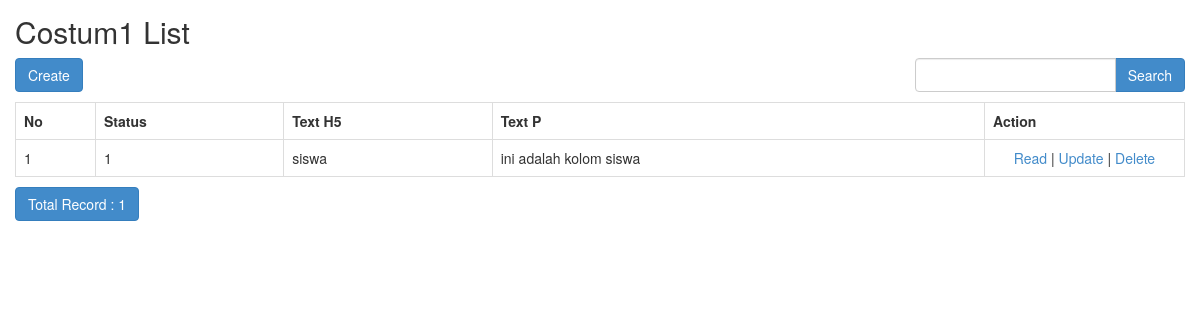
The app's page /sekolah/index.php/costum1 with its own data.
### tables this page shows
CREATE TABLE `costum1` (
  `id` int(11) NOT NULL,
  `status` int(1) NOT NULL,
  `text_h5` varchar(250) NOT NULL,
  `text_p` varchar(250) NOT NULL
);

### sekolah/application/controllers/Costum1.php (called while the page is built, shortened)
<?php
class Costum1 extends CI_Controller
{
    function __construct()
    {
        $this->load->model('Costum1_model');
        $this->load->library('form_validation');
    }
    public function index()
    {
        $q = urldecode($this->input->get('q', TRUE));
        $start = intval($this->input->get('start'));
        if ($q <> '') {
            $config['base_url'] = base_url() . 'costum1/index.html?q=' . urlencode($q);
            $config['first_url'] = base_url() . 'costum1/index.html?q=' . urlencode($q);
        } else {
            $config['base_url'] = base_url() . 'costum1/index.html';
            $config['first_url'] = base_url() . 'costum1/index.html';
        }
        $config['per_page'] = 10;
        $config['page_query_string'] = TRUE;
        $config['total_rows'] = $this->Costum1_model->total_rows($q);
        $costum1 = $this->Costum1_model->get_limit_data($config['per_page'], $start, $q);
        $this->load->library('pagination');
        $this->pagination->initialize($config);
        $data = array(
            'costum1_data' => $costum1,
            'q' => $q,
            'pagination' => $this->pagination->create_links(),
            'total_rows' => $config['total_rows'],
            'start' => $start,
        );
        $this->load->view('costum1/costum1_list', $data);
    }
}

### sekolah/index.php (called while the page is built, shortened)
<?php
require_once BASEPATH.'core/CodeIgniter.php';

### sekolah/application/config/config.php (called while the page is built, shortened)
<?php
$config['base_url'] = 'http://localhost/sekolah/';
$config['index_page'] = '';
$config['uri_protocol']	= 'REQUEST_URI';
$config['url_suffix'] = '.html';
$config['language']	= 'english';
$config['charset'] = 'UTF-8';
$config['enable_hooks'] = FALSE;
$config['subclass_prefix'] = 'MY_';
$config['composer_autoload'] = FALSE;
$config['permitted_uri_chars'] = 'a-z 0-9~%.:_\-';
$config['enable_query_strings'] = FALSE;
$config['controller_trigger'] = 'c';
$config['function_trigger'] = 'm';
$config['directory_trigger'] = 'd';
$config['allow_get_array'] = TRUE;
$config['log_threshold'] = 0;
$config['log_path'] = '';
$config['log_file_extension'] = '';
$config['log_file_permissions'] = 0644;
$config['log_date_format'] = 'Y-m-d H:i:s';
$config['error_views_path'] = '';
$config['cache_path'] = '';
$config['cache_query_string'] = FALSE;
$config['encryption_key'] = 'randomstring';
$config['sess_driver'] = 'files';
$config['sess_cookie_name'] = 'ci_session';
$config['sess_expiration'] = 7200;
$config['sess_save_path'] = NULL;
$config['sess_match_ip'] = FALSE;
$config['sess_time_to_update'] = 300;
$config['sess_regenerate_destroy'] = FALSE;
$config['cookie_prefix']	= '';
$config['cookie_domain']	= '';
$config['cookie_path']		= '/';
$config['cookie_secure']	= FALSE;
$config['cookie_httponly'] 	= FALSE;
$config['standardize_newlines'] = FALSE;
$config['global_xss_filtering'] = FALSE;
$config['csrf_protection'] = FALSE;
$config['csrf_token_name'] = 'csrf_test_name';
$config['csrf_cookie_name'] = 'csrf_cookie_name';
$config['csrf_expire'] = 7200;
$config['csrf_regenerate'] = TRUE;
$config['csrf_exclude_uris'] = array();
$config['compress_output'] = FALSE;
$config['time_reference'] = 'local';
$config['rewrite_short_tags'] = FALSE;
$config['proxy_ips'] = '';

### sekolah/application/models/Costum1_model.php (called while the page is built, shortened)
<?php
class Costum1_model extends CI_Model
{
    public $table = 'costum1';
    public $id = 'id';
    public $order = 'DESC';
    function total_rows($q = NULL) {
        $this->db->like('id', $q);
	$this->db->or_like('status', $q);
	$this->db->or_like('text_h5', $q);
	$this->db->or_like('text_p', $q);
	$this->db->from($this->table);
        return $this->db->count_all_results();
    }
    function get_limit_data($limit, $start = 0, $q = NULL) {
        $this->db->order_by($this->id, $this->order);
        $this->db->like('id', $q);
	$this->db->or_like('status', $q);
	$this->db->or_like('text_h5', $q);
	$this->db->or_like('text_p', $q);
	$this->db->limit($limit, $start);
        return $this->db->get($this->table)->result();
    }
}

### sekolah/application/views/costum1/costum1_list.php (the view, shortened to what this page needs)
<!doctype html>
<html>
    <head>
        <link rel="stylesheet" href="<?php echo base_url('assets/bootstrap/css/bootstrap.min.css') ?>"/>
    </head>
    <body>
        <h2 style="margin-top:0px">Costum1 List</h2>
        <div class="row" style="margin-bottom: 10px">
            <div class="col-md-4">
                <?php echo anchor(site_url('costum1/create'),'Create', 'class="btn btn-primary"'); ?>
            </div>
            <div class="col-md-4 text-center">
            </div>
            <div class="col-md-1 text-right">
            </div>
            <div class="col-md-3 text-right">
                <form action="<?php echo site_url('costum1/index'); ?>" class="form-inline" method="get">
                    <div class="input-group">
                        <input type="text" class="form-control" name="q" value="<?php echo $q; ?>">
                        <span class="input-group-btn">
                          <button class="btn btn-primary" type="submit">Search</button>
                        </span>
                    </div>
                </form>
            </div>
        </div>
        <table class="table table-bordered" style="margin-bottom: 10px">
            <tr>
                <th>No</th>
		<th>Status</th>
		<th>Text H5</th>
		<th>Text P</th>
		<th>Action</th>
            </tr><?php
            foreach ($costum1_data as $costum1)
            {
                ?>
                <tr>
			<td width="80px"><?php echo ++$start ?></td>
			<td><?php echo $costum1->status ?></td>
			<td><?php echo $costum1->text_h5 ?></td>
			<td><?php echo $costum1->text_p ?></td>
			<td style="text-align:center" width="200px">
				<?php
				echo anchor(site_url('costum1/read/'.$costum1->id),'Read');
				echo ' | ';
				echo anchor(site_url('costum1/update/'.$costum1->id),'Update');
				echo ' | ';
				echo anchor(site_url('costum1/delete/'.$costum1->id),'Delete','onclick="javasciprt: return confirm(\'Are You Sure ?\')"');
				?>
			</td>
		</tr>
                <?php
            }
            ?>
        </table>
        <div class="row">
            <div class="col-md-6">
                <a href="#" class="btn btn-primary">Total Record : <?php echo $total_rows ?></a>
	    </div>
            <div class="col-md-6 text-right">
            </div>
        </div>
    </body>
</html>

### sekolah/application/views/costum1/costum1_list.php (style rules this page uses)
body { padding: 15px; }

### records on screen
costum1: status "1", text_h5 "siswa", text_p "ini adalah kolom siswa", id "Read", id "Update", id "Delete"

### other values on screen
anchor(site_url('costum1/create'),'Create', 'class="btn btn-primary"') "Create"
$total_rows "1"
